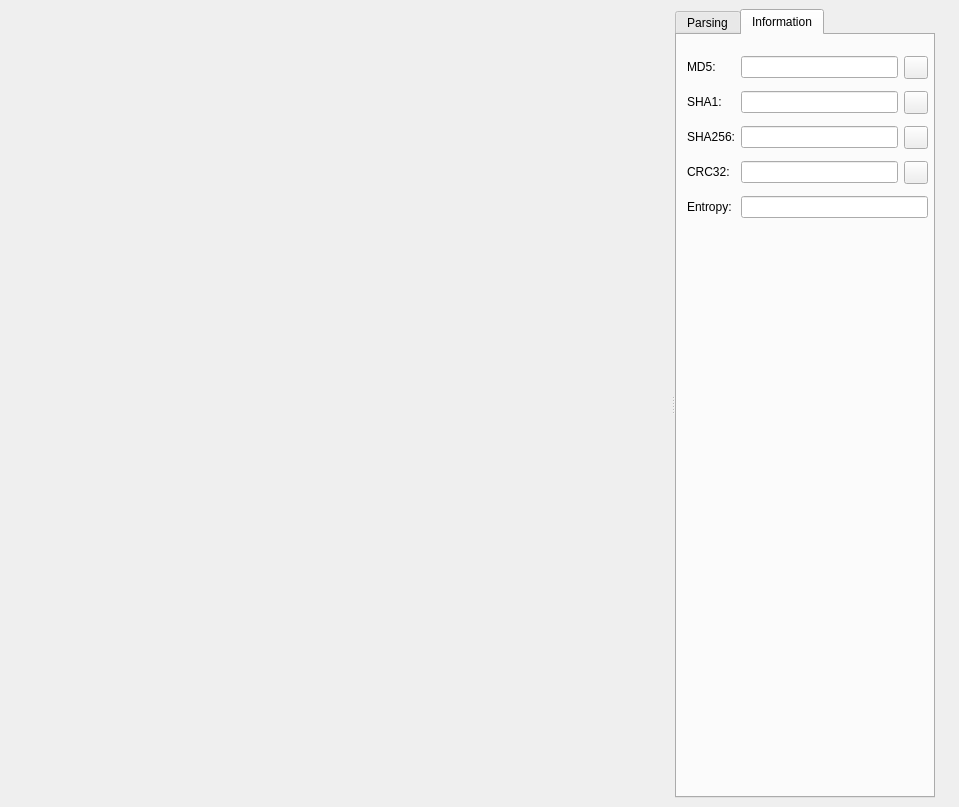
<?xml version="1.0" encoding="UTF-8"?>
<ui version="4.0">
 <class>HexdumpWidget</class>
 <widget class="QDockWidget" name="HexdumpWidget">
  <property name="geometry">
   <rect>
    <x>0</x>
    <y>0</y>
    <width>959</width>
    <height>807</height>
   </rect>
  </property>
  <property name="sizePolicy">
   <sizepolicy hsizetype="Expanding" vsizetype="Preferred">
    <horstretch>0</horstretch>
    <verstretch>0</verstretch>
   </sizepolicy>
  </property>
  <property name="windowTitle">
   <string notr="true">Hexdump</string>
  </property>
  <widget class="QWidget" name="dockWidgetContents">
   <layout class="QHBoxLayout" name="horizontalLayout">
    <property name="spacing">
     <number>0</number>
    </property>
    <property name="rightMargin">
     <number>0</number>
    </property>
    <item>
     <widget class="QSplitter" name="splitter">
      <property name="orientation">
       <enum>Qt::Horizontal</enum>
      </property>
      <widget class="HexWidget" name="hexTextView">
       <property name="sizePolicy">
        <sizepolicy hsizetype="Expanding" vsizetype="Expanding">
         <horstretch>1</horstretch>
         <verstretch>0</verstretch>
        </sizepolicy>
       </property>
       <property name="frameShape">
        <enum>QFrame::NoFrame</enum>
       </property>
       <property name="widgetResizable">
        <bool>true</bool>
       </property>
      </widget>
      <widget class="QTabWidget" name="hexSideTab_2">
       <property name="sizePolicy">
        <sizepolicy hsizetype="Preferred" vsizetype="Expanding">
         <horstretch>0</horstretch>
         <verstretch>0</verstretch>
        </sizepolicy>
       </property>
       <property name="tabPosition">
        <enum>QTabWidget::North</enum>
       </property>
       <property name="currentIndex">
        <number>1</number>
       </property>
       <property name="usesScrollButtons">
        <bool>true</bool>
       </property>
       <property name="documentMode">
        <bool>false</bool>
       </property>
       <widget class="QWidget" name="tabDIsasm_2">
        <attribute name="title">
         <string>Parsing</string>
        </attribute>
        <layout class="QVBoxLayout" name="verticalLayout_23">
         <property name="spacing">
          <number>6</number>
         </property>
         <property name="leftMargin">
          <number>0</number>
         </property>
         <property name="topMargin">
          <number>0</number>
         </property>
         <property name="rightMargin">
          <number>0</number>
         </property>
         <property name="bottomMargin">
          <number>0</number>
         </property>
         <item>
          <layout class="QVBoxLayout" name="verticalLayout_16">
           <property name="spacing">
            <number>5</number>
           </property>
           <property name="rightMargin">
            <number>0</number>
           </property>
           <item>
            <layout class="QHBoxLayout" name="horizontalLayout_17">
             <property name="topMargin">
              <number>0</number>
             </property>
             <item>
              <widget class="QComboBox" name="parseTypeComboBox">
               <property name="sizePolicy">
                <sizepolicy hsizetype="Preferred" vsizetype="Fixed">
                 <horstretch>0</horstretch>
                 <verstretch>0</verstretch>
                </sizepolicy>
               </property>
               <property name="currentText">
                <string>Disassembly</string>
               </property>
               <item>
                <property name="text">
                 <string>Disassembly</string>
                </property>
               </item>
               <item>
                <property name="text">
                 <string>String</string>
                </property>
               </item>
               <item>
                <property name="text">
                 <string>Assembler</string>
                </property>
               </item>
               <item>
                <property name="text">
                 <string>C bytes</string>
                </property>
               </item>
               <item>
                <property name="text">
                 <string>C half-words (2 byte)</string>
                </property>
               </item>
               <item>
                <property name="text">
                 <string>C words (4 byte)</string>
                </property>
               </item>
               <item>
                <property name="text">
                 <string>C dwords (8 byte)</string>
                </property>
               </item>
               <item>
                <property name="text">
                 <string>Python</string>
                </property>
               </item>
               <item>
                <property name="text">
                 <string>JSON</string>
                </property>
               </item>
               <item>
                <property name="text">
                 <string>JavaScript</string>
                </property>
               </item>
               <item>
                <property name="text">
                 <string>Yara</string>
                </property>
               </item>
              </widget>
             </item>
             <item>
              <widget class="QLabel" name="label_6">
               <property name="sizePolicy">
                <sizepolicy hsizetype="Fixed" vsizetype="Preferred">
                 <horstretch>0</horstretch>
                 <verstretch>0</verstretch>
                </sizepolicy>
               </property>
               <property name="text">
                <string>Endian</string>
               </property>
              </widget>
             </item>
             <item>
              <widget class="QComboBox" name="parseEndianComboBox">
               <property name="sizeAdjustPolicy">
                <enum>QComboBox::AdjustToMinimumContentsLength</enum>
               </property>
               <item>
                <property name="text">
                 <string>Little</string>
                </property>
               </item>
               <item>
                <property name="text">
                 <string>Big</string>
                </property>
               </item>
              </widget>
             </item>
            </layout>
           </item>
           <item>
            <widget class="QFrame" name="hexSideFrame_2">
             <property name="sizePolicy">
              <sizepolicy hsizetype="Expanding" vsizetype="Fixed">
               <horstretch>0</horstretch>
               <verstretch>0</verstretch>
              </sizepolicy>
             </property>
             <property name="minimumSize">
              <size>
               <width>0</width>
               <height>0</height>
              </size>
             </property>
             <property name="frameShape">
              <enum>QFrame::NoFrame</enum>
             </property>
             <property name="frameShadow">
              <enum>QFrame::Plain</enum>
             </property>
             <property name="lineWidth">
              <number>0</number>
             </property>
             <layout class="QHBoxLayout" name="horizontalLayout_21">
              <property name="sizeConstraint">
               <enum>QLayout::SetMinimumSize</enum>
              </property>
              <property name="leftMargin">
               <number>5</number>
              </property>
              <property name="topMargin">
               <number>0</number>
              </property>
              <property name="rightMargin">
               <number>5</number>
              </property>
              <property name="bottomMargin">
               <number>5</number>
              </property>
              <item>
               <widget class="QLabel" name="hexArchLabel_2">
                <property name="sizePolicy">
                 <sizepolicy hsizetype="Fixed" vsizetype="Preferred">
                  <horstretch>0</horstretch>
                  <verstretch>0</verstretch>
                 </sizepolicy>
                </property>
                <property name="text">
                 <string>Arch</string>
                </property>
               </widget>
              </item>
              <item>
               <widget class="QComboBox" name="parseArchComboBox">
                <property name="sizePolicy">
                 <sizepolicy hsizetype="Preferred" vsizetype="Fixed">
                  <horstretch>0</horstretch>
                  <verstretch>0</verstretch>
                 </sizepolicy>
                </property>
                <property name="sizeAdjustPolicy">
                 <enum>QComboBox::AdjustToMinimumContentsLength</enum>
                </property>
                <property name="frame">
                 <bool>false</bool>
                </property>
               </widget>
              </item>
              <item>
               <widget class="QLabel" name="hexBitsLabel_2">
                <property name="sizePolicy">
                 <sizepolicy hsizetype="Fixed" vsizetype="Preferred">
                  <horstretch>0</horstretch>
                  <verstretch>0</verstretch>
                 </sizepolicy>
                </property>
                <property name="text">
                 <string>Bits</string>
                </property>
               </widget>
              </item>
              <item>
               <widget class="QComboBox" name="parseBitsComboBox">
                <property name="sizeAdjustPolicy">
                 <enum>QComboBox::AdjustToMinimumContentsLength</enum>
                </property>
                <item>
                 <property name="text">
                  <string>16</string>
                 </property>
                </item>
                <item>
                 <property name="text">
                  <string>32</string>
                 </property>
                </item>
                <item>
                 <property name="text">
                  <string>64</string>
                 </property>
                </item>
               </widget>
              </item>
             </layout>
            </widget>
           </item>
           <item>
            <widget class="QPlainTextEdit" name="hexDisasTextEdit">
             <property name="sizePolicy">
              <sizepolicy hsizetype="Preferred" vsizetype="Expanding">
               <horstretch>0</horstretch>
               <verstretch>0</verstretch>
              </sizepolicy>
             </property>
             <property name="font">
              <font>
               <family>Anonymous Pro</family>
               <pointsize>13</pointsize>
              </font>
             </property>
             <property name="frameShape">
              <enum>QFrame::NoFrame</enum>
             </property>
             <property name="lineWidth">
              <number>0</number>
             </property>
             <property name="plainText">
              <string/>
             </property>
            </widget>
           </item>
          </layout>
         </item>
        </layout>
       </widget>
       <widget class="QWidget" name="tabHistogram_2">
        <property name="sizePolicy">
         <sizepolicy hsizetype="Expanding" vsizetype="Preferred">
          <horstretch>0</horstretch>
          <verstretch>0</verstretch>
         </sizepolicy>
        </property>
        <attribute name="title">
         <string notr="true">Information</string>
        </attribute>
        <widget class="QWidget" name="gridLayoutWidget">
         <property name="geometry">
          <rect>
           <x>10</x>
           <y>19</y>
           <width>241</width>
           <height>167</height>
          </rect>
         </property>
         <layout class="QGridLayout" name="gridLayout" columnstretch="0,0,0">
          <property name="sizeConstraint">
           <enum>QLayout::SetDefaultConstraint</enum>
          </property>
          <property name="rightMargin">
           <number>0</number>
          </property>
          <property name="verticalSpacing">
           <number>10</number>
          </property>
          <item row="0" column="2">
           <widget class="QToolButton" name="copyMD5">
            <property name="toolTip">
             <string notr="true">Copy MD5</string>
            </property>
            <property name="layoutDirection">
             <enum>Qt::RightToLeft</enum>
            </property>
            <property name="text">
             <string notr="true"/>
            </property>
           </widget>
          </item>
          <item row="1" column="2">
           <widget class="QToolButton" name="copySHA1">
            <property name="toolTip">
             <string notr="true">Copy SHA1</string>
            </property>
            <property name="layoutDirection">
             <enum>Qt::RightToLeft</enum>
            </property>
            <property name="text">
             <string notr="true"/>
            </property>
           </widget>
          </item>
          <item row="0" column="1">
           <widget class="QLineEdit" name="bytesMD5">
            <property name="sizePolicy">
             <sizepolicy hsizetype="Expanding" vsizetype="Fixed">
              <horstretch>0</horstretch>
              <verstretch>0</verstretch>
             </sizepolicy>
            </property>
            <property name="frame">
             <bool>true</bool>
            </property>
            <property name="alignment">
             <set>Qt::AlignJustify|Qt::AlignVCenter</set>
            </property>
            <property name="readOnly">
             <bool>true</bool>
            </property>
           </widget>
          </item>
          <item row="4" column="0" alignment="Qt::AlignLeft">
           <widget class="QLabel" name="labelEntropy">
            <property name="sizePolicy">
             <sizepolicy hsizetype="Fixed" vsizetype="Fixed">
              <horstretch>0</horstretch>
              <verstretch>0</verstretch>
             </sizepolicy>
            </property>
            <property name="text">
             <string>Entropy:</string>
            </property>
           </widget>
          </item>
          <item row="2" column="1">
           <widget class="QLineEdit" name="bytesSHA256">
            <property name="frame">
             <bool>true</bool>
            </property>
            <property name="alignment">
             <set>Qt::AlignJustify|Qt::AlignVCenter</set>
            </property>
            <property name="readOnly">
             <bool>true</bool>
            </property>
           </widget>
          </item>
          <item row="4" column="1" colspan="2">
           <widget class="QLineEdit" name="bytesEntropy">
            <property name="sizePolicy">
             <sizepolicy hsizetype="Expanding" vsizetype="Fixed">
              <horstretch>0</horstretch>
              <verstretch>0</verstretch>
             </sizepolicy>
            </property>
            <property name="frame">
             <bool>true</bool>
            </property>
            <property name="alignment">
             <set>Qt::AlignJustify|Qt::AlignVCenter</set>
            </property>
            <property name="readOnly">
             <bool>true</bool>
            </property>
           </widget>
          </item>
          <item row="1" column="0">
           <widget class="QLabel" name="labelSHA1">
            <property name="sizePolicy">
             <sizepolicy hsizetype="Fixed" vsizetype="Fixed">
              <horstretch>0</horstretch>
              <verstretch>0</verstretch>
             </sizepolicy>
            </property>
            <property name="text">
             <string>SHA1:</string>
            </property>
           </widget>
          </item>
          <item row="1" column="1">
           <widget class="QLineEdit" name="bytesSHA1">
            <property name="sizePolicy">
             <sizepolicy hsizetype="Expanding" vsizetype="Fixed">
              <horstretch>0</horstretch>
              <verstretch>0</verstretch>
             </sizepolicy>
            </property>
            <property name="frame">
             <bool>true</bool>
            </property>
            <property name="alignment">
             <set>Qt::AlignJustify|Qt::AlignVCenter</set>
            </property>
            <property name="readOnly">
             <bool>true</bool>
            </property>
           </widget>
          </item>
          <item row="2" column="2" alignment="Qt::AlignRight">
           <widget class="QToolButton" name="copySHA256">
            <property name="toolTip">
             <string>Copy SHA256</string>
            </property>
            <property name="layoutDirection">
             <enum>Qt::RightToLeft</enum>
            </property>
            <property name="text">
             <string notr="true"/>
            </property>
           </widget>
          </item>
          <item row="3" column="0">
           <widget class="QLabel" name="labelCRC32">
            <property name="sizePolicy">
             <sizepolicy hsizetype="Fixed" vsizetype="Fixed">
              <horstretch>0</horstretch>
              <verstretch>0</verstretch>
             </sizepolicy>
            </property>
            <property name="text">
             <string>CRC32:</string>
            </property>
           </widget>
          </item>
          <item row="3" column="2" alignment="Qt::AlignRight">
           <widget class="QToolButton" name="copyCRC32">
            <property name="toolTip">
             <string>Copy CRC32</string>
            </property>
            <property name="layoutDirection">
             <enum>Qt::RightToLeft</enum>
            </property>
            <property name="text">
             <string notr="true"/>
            </property>
           </widget>
          </item>
          <item row="0" column="0">
           <widget class="QLabel" name="labelMD5">
            <property name="sizePolicy">
             <sizepolicy hsizetype="Fixed" vsizetype="Fixed">
              <horstretch>0</horstretch>
              <verstretch>0</verstretch>
             </sizepolicy>
            </property>
            <property name="text">
             <string>MD5:</string>
            </property>
           </widget>
          </item>
          <item row="2" column="0">
           <widget class="QLabel" name="labelSHA256">
            <property name="sizePolicy">
             <sizepolicy hsizetype="Fixed" vsizetype="Fixed">
              <horstretch>0</horstretch>
              <verstretch>0</verstretch>
             </sizepolicy>
            </property>
            <property name="midLineWidth">
             <number>4</number>
            </property>
            <property name="text">
             <string>SHA256:</string>
            </property>
           </widget>
          </item>
          <item row="3" column="1">
           <widget class="QLineEdit" name="bytesCRC32">
            <property name="frame">
             <bool>true</bool>
            </property>
            <property name="alignment">
             <set>Qt::AlignJustify|Qt::AlignVCenter</set>
            </property>
            <property name="readOnly">
             <bool>true</bool>
            </property>
           </widget>
          </item>
         </layout>
        </widget>
       </widget>
      </widget>
     </widget>
    </item>
    <item>
     <widget class="QToolButton" name="openSideViewB">
      <property name="sizePolicy">
       <sizepolicy hsizetype="Fixed" vsizetype="Preferred">
        <horstretch>0</horstretch>
        <verstretch>0</verstretch>
       </sizepolicy>
      </property>
      <property name="maximumSize">
       <size>
        <width>24</width>
        <height>16777215</height>
       </size>
      </property>
      <property name="styleSheet">
       <string notr="true"/>
      </property>
      <property name="text">
       <string notr="true"/>
      </property>
      <property name="icon">
       <iconset resource="../resources.qrc">
        <normaloff>:/img/icons/previous.svg</normaloff>:/img/icons/previous.svg</iconset>
      </property>
      <property name="iconSize">
       <size>
        <width>16</width>
        <height>12</height>
       </size>
      </property>
      <property name="autoRaise">
       <bool>true</bool>
      </property>
      <property name="arrowType">
       <enum>Qt::NoArrow</enum>
      </property>
     </widget>
    </item>
   </layout>
  </widget>
 </widget>
 <customwidgets>
  <customwidget>
   <class>HexWidget</class>
   <extends>QScrollArea</extends>
   <header>HexWidget.h</header>
   <container>1</container>
  </customwidget>
 </customwidgets>
 <resources>
  <include location="../resources.qrc"/>
 </resources>
 <connections/>
</ui>
